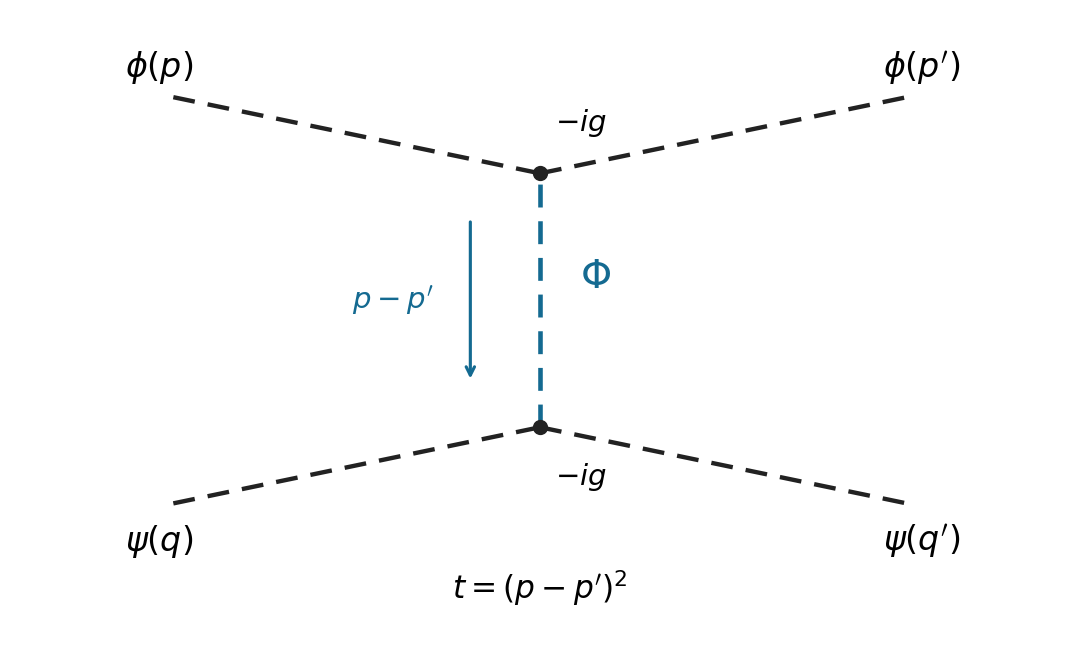

Source code (Python):
"""Draw distinguishable-scalar scattering; write the PNG to the caller's CWD."""
from pathlib import Path
import matplotlib
matplotlib.use('Agg')
import matplotlib.pyplot as plt

fig, ax = plt.subplots(figsize=(7.2, 4.3), facecolor='white')
ax.set_facecolor('white')
v1, v2 = (0, 1), (0, -1)
for start, end in [((-2, 1.6), v1), (v1, (2, 1.6)), ((-2, -1.6), v2), (v2, (2, -1.6))]:
    ax.plot([start[0], end[0]], [start[1], end[1]], color='#222222', lw=2.1, ls=(0, (5, 3)))
ax.plot([0, 0], [-1, 1], color='#146a91', lw=2.2, ls=(0, (5, 3)))
ax.scatter([0, 0], [1, -1], s=40, color='#222222', zorder=3)
for x, y, label in [(-2.08, 1.83, r'$\phi(p)$'), (2.08, 1.83, r'$\phi(p^{\prime})$'), (-2.08, -1.9, r'$\psi(q)$'), (2.08, -1.9, r'$\psi(q^{\prime})$')]:
    ax.text(x, y, label, ha='center', va='center', fontsize=16)
ax.text(0.22, 0.1, r'$\Phi$', color='#146a91', fontsize=19)
ax.annotate('', xy=(-0.38, -0.65), xytext=(-0.38, 0.65), arrowprops={'arrowstyle': '->', 'color': '#146a91', 'lw': 1.5})
ax.text(-0.58, 0, r'$p-p^{\prime}$', ha='right', va='center', fontsize=14, color='#146a91')
ax.text(0.08, 1.27, r'$-ig$', fontsize=14, va='bottom')
ax.text(0.08, -1.27, r'$-ig$', fontsize=14, va='top')
ax.text(0, -2.35, r'$t=(p-p^{\prime})^2$', ha='center', fontsize=15)
ax.set_xlim(-2.9, 2.9)
ax.set_ylim(-2.65, 2.3)
ax.axis('off')
fig.tight_layout(pad=0.4)
fig.savefig(Path.cwd() / 'paper-44-scalar-exchange.png', dpi=150, facecolor='white', transparent=False)
plt.close(fig)
